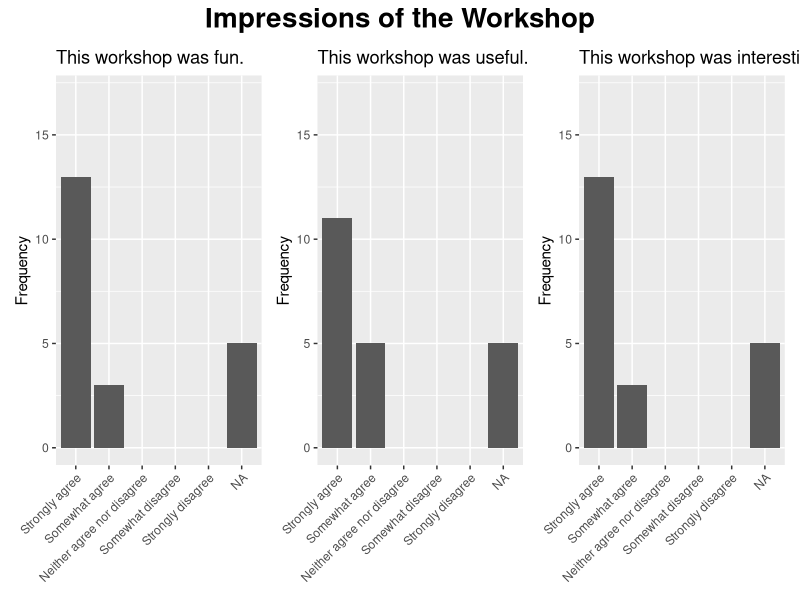
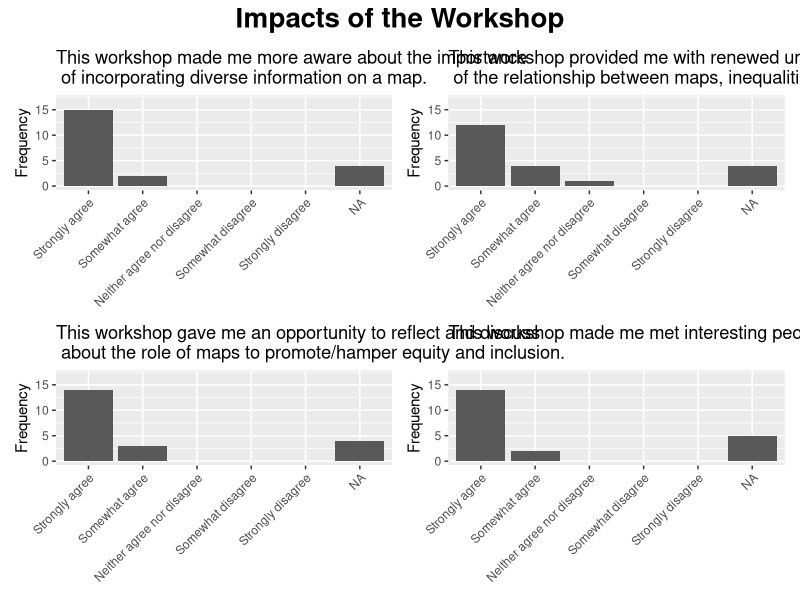
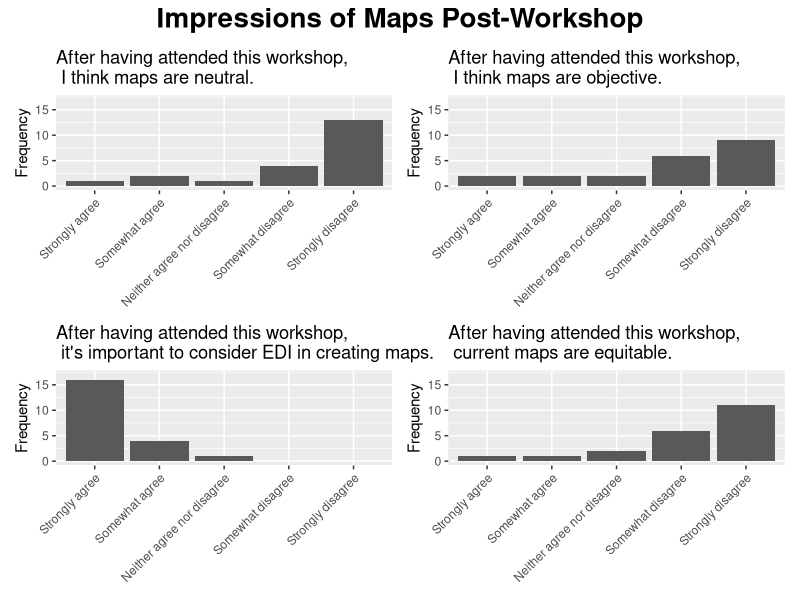

Here is the R script that generated these plots, in order:
rm(list = ls())

library(readxl)
library(dplyr)
library(ggplot2)
library(patchwork)

survey <- read_excel("Equitable+cartography+workshop_October+21,+2025_08.39.xlsx")

vars <- names(survey)
feelings <- c("Strongly agree", "Somewhat agree", "Neither agree nor disagree", "Somewhat disagree", "Strongly disagree")

survey_fac <- survey %>%
  mutate(
    across(
      all_of(vars),
      ~factor(.x, levels = c("Strongly agree", "Somewhat agree", "Neither agree nor disagree", 
                             "Somewhat disagree", "Strongly disagree"), ordered = TRUE)
    )
  )

survey_plot <- function(data, variable, title) {
  ggplot(data, aes(x={{variable}})) +
    geom_bar() +
    scale_x_discrete(drop=FALSE) +
    scale_y_continuous(
      limits = c(0, 17),
      breaks = seq(0, 15, by = 5)
    ) +
    labs(x=NULL, y="Frequency", title = title) +
    theme(axis.text.x = element_text(angle = 45, hjust=1))
}

neutral <- survey_plot(survey_fac, mapsAreNeutral, "After having attended this workshop,\n I think maps are neutral.")
objective <- survey_plot(survey_fac, mapsAreObjective, "After having attended this workshop,\n I think maps are objective.")
considerEDI <- survey_plot(survey_fac, considerEDI, "After having attended this workshop,\n it's important to consider EDI in creating maps.")
equitable <- survey_plot(survey_fac, mapsAreEquitable, "After having attended this workshop,\n current maps are equitable.")
diverse <- survey_plot(survey_fac, diverseInfoImportant, "This workshop made me more aware about the importance\n of incorporating diverse information on a map.")
understanding <- survey_plot(survey_fac, renewedUnderstanding, "This workshop provided me with renewed understanding\n of the relationship between maps, inequalities and neutrality.")
roleEDI <- survey_plot(survey_fac, mapsRoleEDI, "This workshop gave me an opportunity to reflect and discuss\n about the role of maps to promote/hamper equity and inclusion.")
interestingPeople <- survey_plot(survey_fac, metInterestingPeople, "This workshop made me met interesting people.")
fun <- survey_plot(survey_fac, fun, "This workshop was fun.")
useful <- survey_plot(survey_fac, useful, "This workshop was useful.")
interesting <- survey_plot(survey_fac, interesting, "This workshop was interesting.")

(fun + useful + interesting) + 
  plot_annotation(
    title="Impressions of the Workshop",
    theme=theme(plot.title=element_text(size=20, hjust=0.5, face="bold"))
)

((diverse + understanding)/(roleEDI + interestingPeople)) + 
  plot_annotation(
    title="Impacts of the Workshop",
    theme=theme(plot.title=element_text(size=20, hjust=0.5, face="bold"))
  )

((neutral + objective)/(considerEDI + equitable)) + 
  plot_annotation(
    title="Impressions of Maps Post-Workshop",
    theme=theme(plot.title=element_text(size=20, hjust=0.5, face="bold"))
  )
